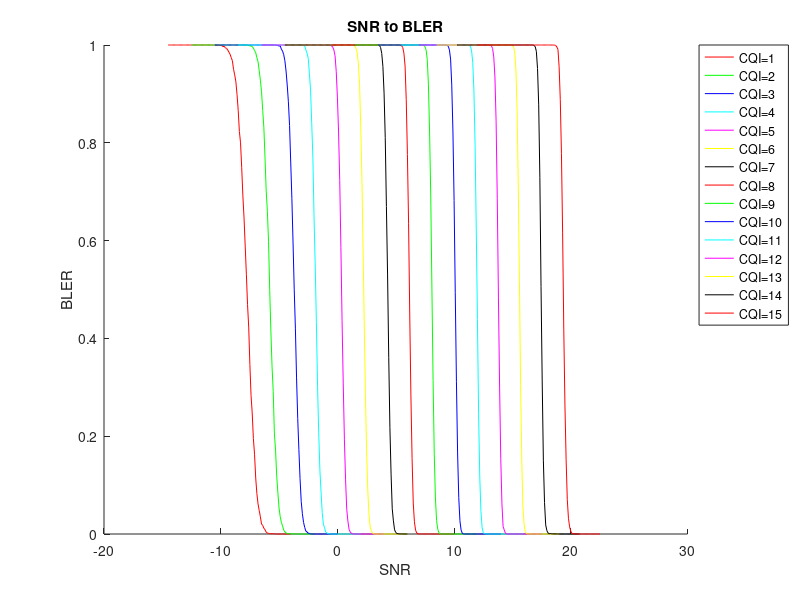

Reproduce this figure in MATLAB.
load('SNR_BLER_CQI.mat');
color = 'rgbcmykrgbcmykrgbcmyk';
figure;
hold on;
[dummy LEVEL CQI_LEVEL] = size(snr_to_bler_with_cqi);
for cqi=1:CQI_LEVEL
    snr = snr_to_bler_with_cqi(1, :, cqi);
    bler = snr_to_bler_with_cqi(2, :, cqi);
    plot(snr, bler, sprintf('%c-', color(cqi)));
end
hold off;
clear dummy bler snr cqi;
title('SNR to BLER');
xlabel('SNR');
ylabel('BLER');
legend('CQI=1', 'CQI=2', 'CQI=3', 'CQI=4', 'CQI=5', 'CQI=6', 'CQI=7', ...
    'CQI=8', 'CQI=9', 'CQI=10', 'CQI=11', 'CQI=12', 'CQI=13', 'CQI=14', ...
    'CQI=15', 'Location', 'BestOutside');